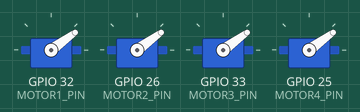
The sketch below on a simulated ESP32. Parts: 4 × servo.

Above: at 1.1 s.
At 6.2 s:
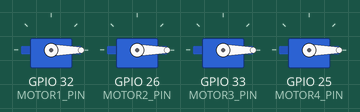
At 11.3 s:
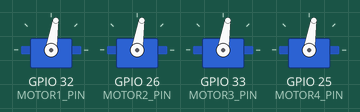
Timing chart, 0 to 12.8 s (numbered marks = the images above):
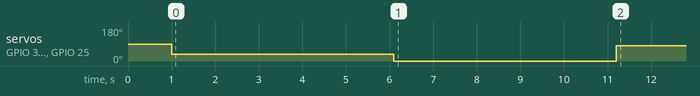

Measured:
- by itself, servo on GPIO 32 (MOTOR1_PIN), servo on GPIO 26 (MOTOR2_PIN), servo on GPIO 33 (MOTOR3_PIN), servo on GPIO 25 (MOTOR4_PIN): 90° → 36° at 1.0 s, → 0° 5.1 s later, → 81° 5.1 s later

The sketch:

motor_test.ino
```cpp
#include <ESP32Servo.h>
#define MOTOR1_PIN 32
#define MOTOR2_PIN 26
#define MOTOR3_PIN 33
#define MOTOR4_PIN 25
// #define MOTOR1_PIN 33
// #define MOTOR2_PIN 25
// #define MOTOR3_PIN 32
// #define MOTOR4_PIN 26

unsigned long loop_timer;

Servo MOTOR1, MOTOR2, MOTOR3, MOTOR4;

void setup() {

  Serial.begin(115200);

  MOTOR1.attach(MOTOR1_PIN, 1000, 2000);
  MOTOR2.attach(MOTOR2_PIN, 1000, 2000);
  MOTOR3.attach(MOTOR3_PIN, 1000, 2000);
  MOTOR4.attach(MOTOR4_PIN, 1000, 2000);

  delay(1000);

  loop_timer = micros();
  while (micros() - loop_timer < 5000000) {
    MOTOR1.writeMicroseconds(1200);
    MOTOR2.writeMicroseconds(1200);
    MOTOR3.writeMicroseconds(1200);
    MOTOR4.writeMicroseconds(1200);
    //delay(4);
  }
  delay(100);
  loop_timer = micros();
  while (micros() - loop_timer < 5000000) {
    MOTOR1.writeMicroseconds(1000);
    MOTOR2.writeMicroseconds(1000);
    MOTOR3.writeMicroseconds(1000);
    MOTOR4.writeMicroseconds(1000);

    //delay(4);
  }
  delay(100);
  loop_timer = micros();

}

void loop() {

  MOTOR1.writeMicroseconds(1450);
  MOTOR2.writeMicroseconds(1450);
  MOTOR3.writeMicroseconds(1450);
  MOTOR4.writeMicroseconds(1450);

  while(micros() - loop_timer < 1000);
  loop_timer = micros();
}
```
